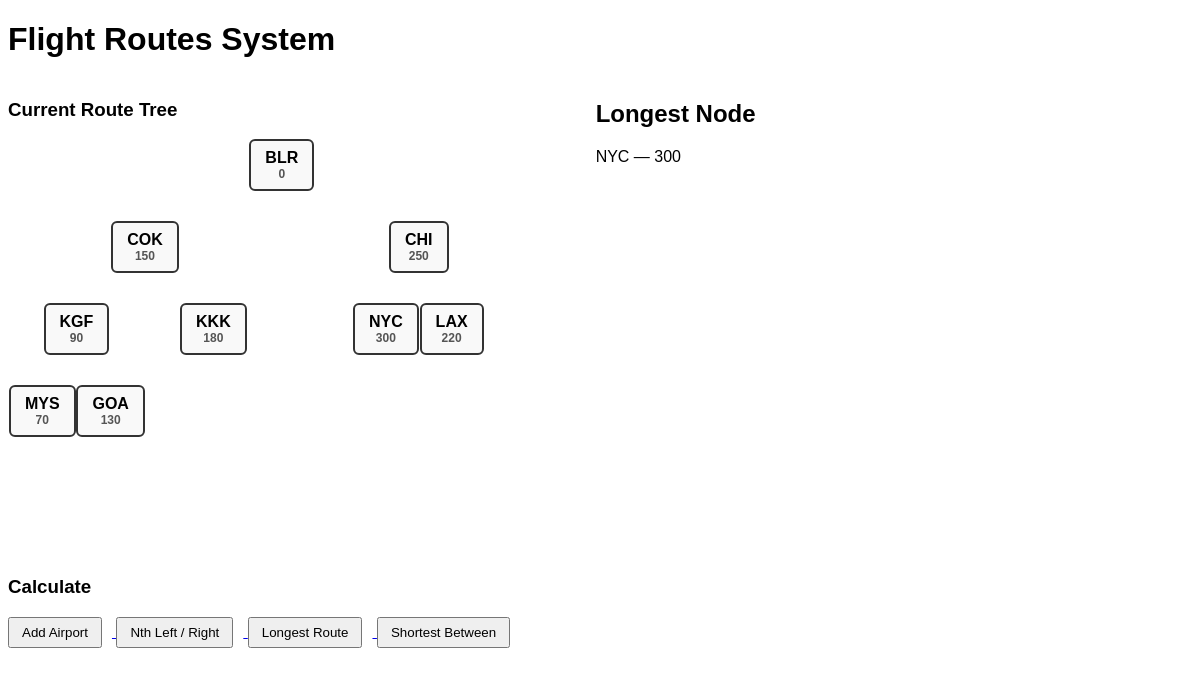
Page /longest/ on the earlier database version.
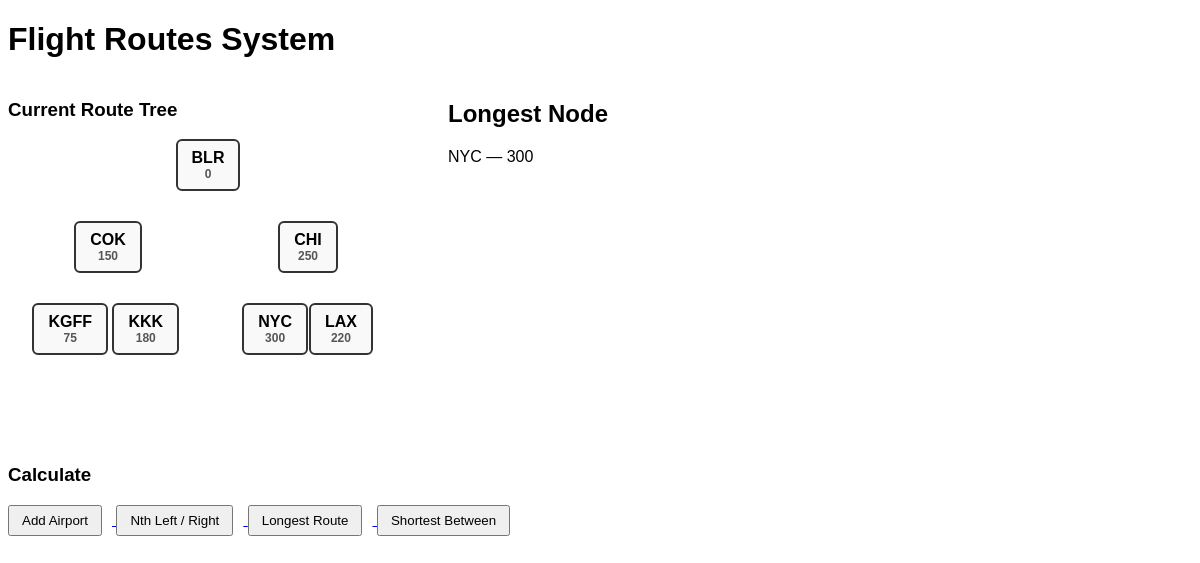
Same page on the later database version.
### airplane/models.py (models this page shows, shortened)
class Airport(models.Model):
    LEFT = "L"
    RIGHT = "R"
    POSITION_CHOICES = (
        (LEFT, "Left"),
        (RIGHT, "Right"),
    )
    airport_code = models.CharField(
        max_length=10,
        unique=True
    )
    duration = models.PositiveIntegerField()
    parent = models.ForeignKey(
        "self",
        null=True,
        blank=True,
        on_delete=models.CASCADE,
        related_name="children",
    )
    position = models.CharField(
        max_length=1,
        choices=POSITION_CHOICES,
        blank=True,
        null=True,
    )
    @property
    def left_child(self):
        return self.children.filter(position="L").first()
    @property
    def right_child(self):
        return self.children.filter(position="R").first()

### airplane/views.py (the view)
# urls.py: path("longest/", views.longest_node_view, name="longest-node"),
def longest_node_view(request):
    node = Airport.objects.order_by('-duration').first()
    return render(
        request,
        'airplane/longest_node.html',
        {
            'node': node,
            'tree': get_airport_tree()
        }
    )

### airplane/views.py (called while the page is built)
def get_airport_tree():
    return Airport.objects.filter(parent__isnull=True)

### templates/airplane/longest_node.html
{% extends "airplane/base.html" %}
{% block content %}
<h2>Longest Node</h2>
{% if node %}
  <p>{{ node.airport_code }} — {{ node.duration }}</p>
{% else %}
  <p>No data</p>
{% endif %}
{% endblock %}

### templates/airplane/base.html (shortened to what this page needs)
<!DOCTYPE html>
<html>
<head>
</head>
<body>
<h1>Flight Routes System</h1>
<div class="container">
  <div class="tree-container">
    <h3>Current Route Tree</h3>
    {% for root in tree %}
      {% include "airplane/tree.html" with node=root %}
    {% endfor %}
  </div>
  <div class="content">
    {% block content %}{% endblock %}
  </div>
</div>
<h3>Calculate</h3>
<nav>
  <a href="{% url 'add_airport' %}">
    <button>Add Airport</button>
  </a>
  <a href="{% url 'nth-node' %}">
    <button>Nth Left / Right</button>
  </a>
  <a href="{% url 'longest-node' %}">
    <button>Longest Route</button>
  </a>
  <a href="{% url 'shortest-node' %}">
    <button>Shortest Between</button>
  </a>
</nav>
</body>
</html>

### templates/airplane/tree.html
{% if node %}
  <div class="tree-node">
    <div class="node-box">
      {{ node.airport_code }}
      <div class="duration">
        {{ node.duration }}
      </div>
    </div>
    {% if node.left_child or node.right_child %}
      <div class="children-row">
        <div class="child-slot">
          {% if node.left_child %}
            {% include "airplane/tree.html" with node=node.left_child %}
          {% endif %}
        </div>
        <div class="child-slot">
          {% if node.right_child %}
            {% include "airplane/tree.html" with node=node.right_child %}
          {% endif %}
        </div>
      </div>
    {% endif %}
  </div>
{% endif %}

### templates/airplane/base.html (style rules this page uses)
body { font-family: Arial, sans-serif; }
.container { display: flex; gap: 40px; }
.tree-container { min-width: 400px; }
.tree-node { text-align: center; margin-bottom: 30px; }
.node-box { display: inline-block; padding: 8px 14px; border: 2px solid #333; border-radius: 6px; background: #f9f9f9; font-weight: bold; }
.duration { font-size: 12px; color: #555; }
.children-row { display: grid; grid-template-columns: 1fr 1fr; margin-top: 30px; }
.child-slot { display: flex; justify-content: center; }
nav button { margin-right: 10px; padding: 6px 12px; cursor: pointer; }

Differences in the rows shown:
removed Airport: airport_code "KGF", duration "90"
removed Airport: airport_code "MYS", duration "70"
removed Airport: airport_code "GOA", duration "130"
added Airport: airport_code "KGFF", duration "75"
